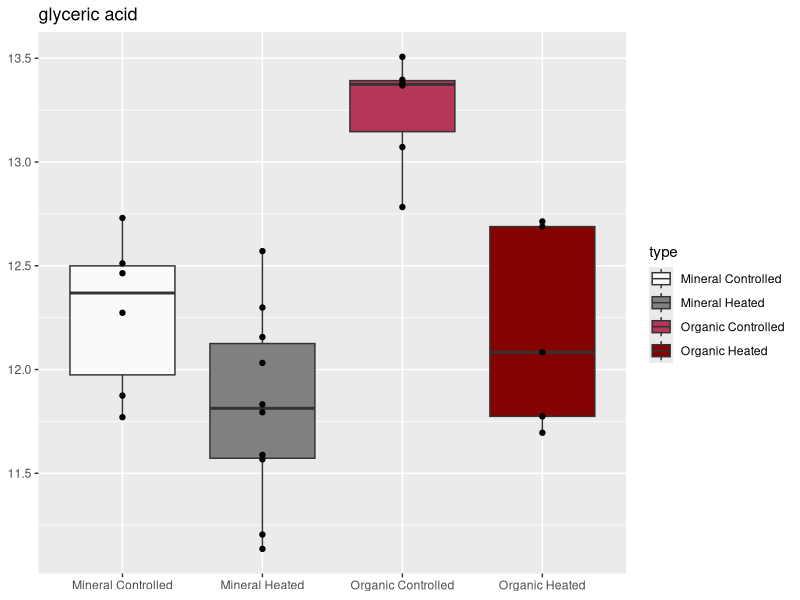
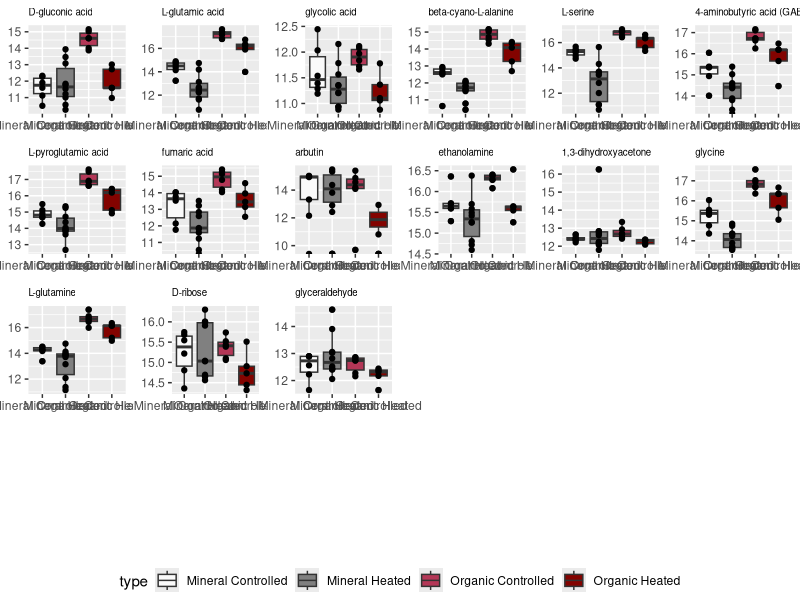
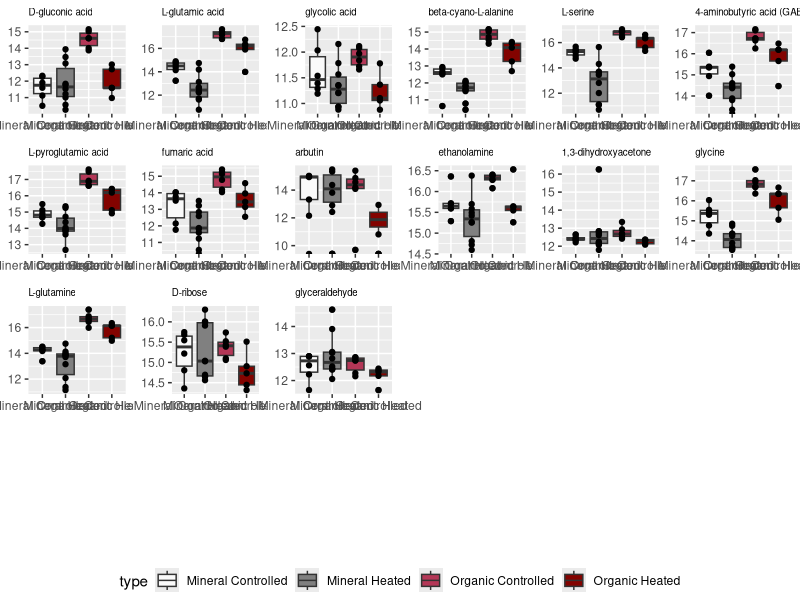
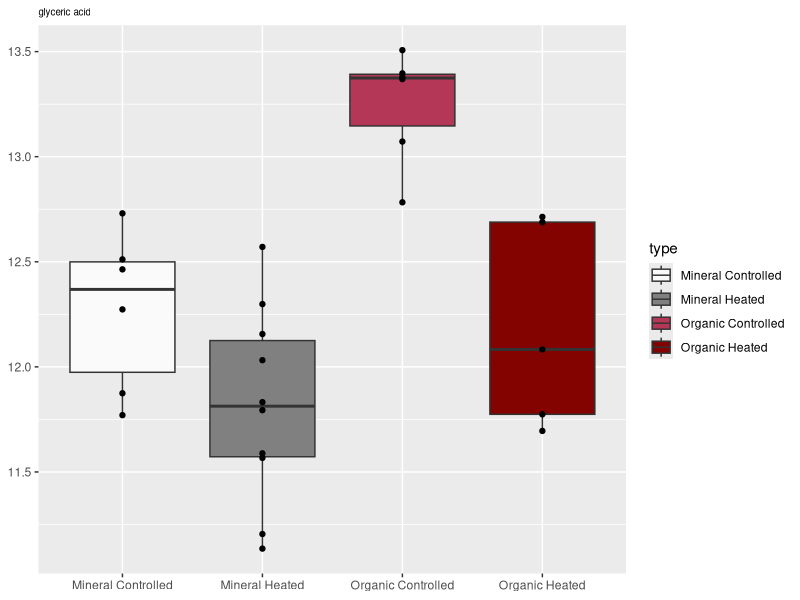
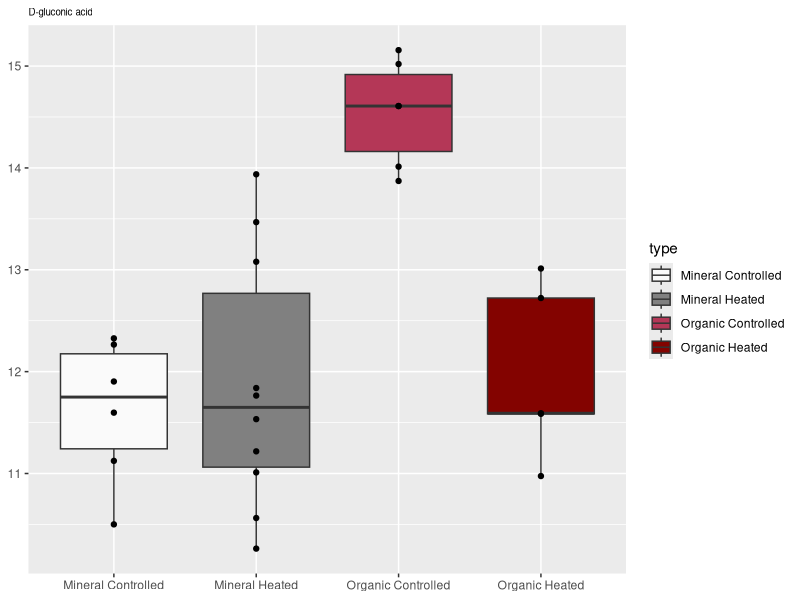
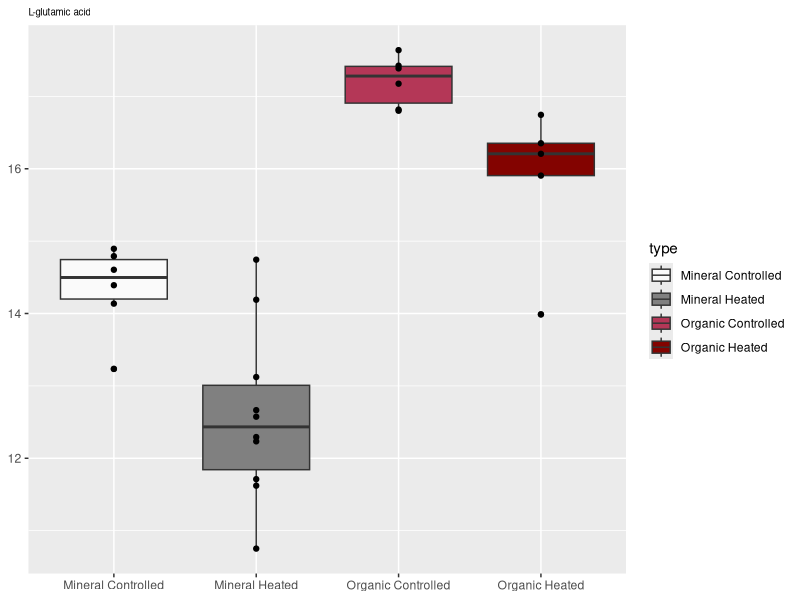
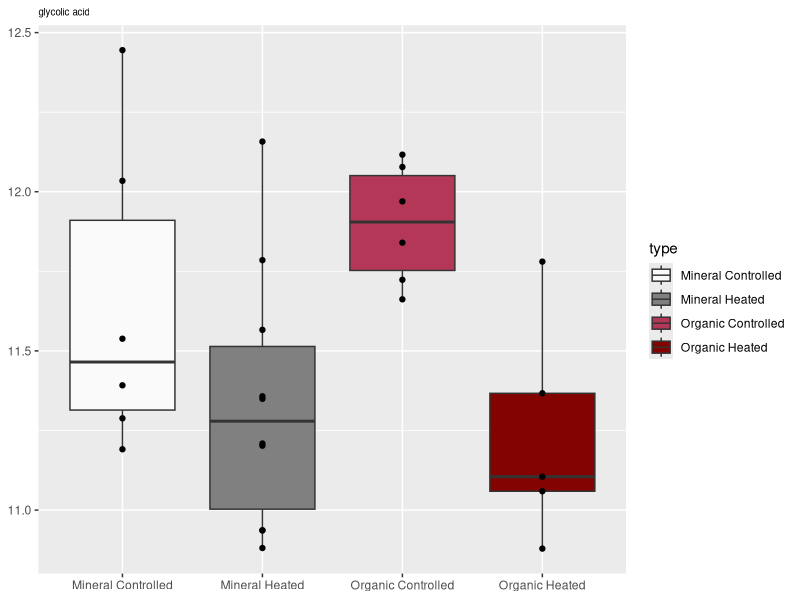
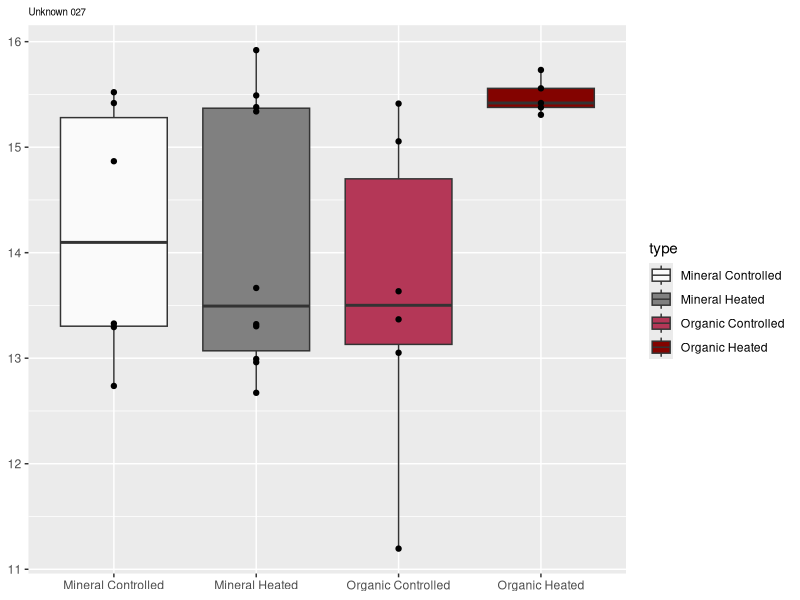

Recreate these plots in R, in order.
## ---- chunk 1
knitr::opts_chunk$set(echo = TRUE)
## ---- chunk 2
library(tidyverse)
library(ggplot2)
library(data.table)
data <- as.data.frame(read.csv("EMSL_PNNL.csv"), header=TRUE)
new_data <- data[c(36,17,47,39,110,12,103,55,7,124,54,181,27,138,10,141,87,118,209,26,132,1,38,48,125,23,123,35,90,6,63),]
rownames(new_data) <- 1:nrow(new_data)
## ---- chunk 3
plot_list = list()
for (i in 1:31) {
  data_i <- new_data[i,]
  data_i_w <- data_i %>% gather("M_C_4_AB",	"M_C_7_AB",	"M_C_12_AB",	"M_C_14_AB",	"M_C_19_AB",	"M_C_30_AB",	"M_H_2_AB",	"M_H_2B",	"M_H_4_AB",	"M_H_11_AB",	"M_H_17_AB",	"M_H_26_AB",	"M_H_28_AB",	"M_H_30_AB",	"M_H_32_AB",	"M_H_34_AB",	"O_C_4_AB",	"O_C_12_AB",	"O_C_14_AB",	"O_C_19_AB",	"O_C_27_AB",	"O_C_34_AB",	"O_H_2_AB",	"O_H_4_AB",	"O_H_11_AB",	"O_H_17_AB",	"O_H_32_AB", key="type", value="frequencies")
  data_i_w$type <- c("Mineral Controlled", "Mineral Controlled", "Mineral Controlled", "Mineral Controlled", "Mineral Controlled", "Mineral Controlled", "Mineral Heated", "Mineral Heated", "Mineral Heated", "Mineral Heated", "Mineral Heated", "Mineral Heated", "Mineral Heated", "Mineral Heated", "Mineral Heated", "Mineral Heated", "Organic Controlled", "Organic Controlled", "Organic Controlled", "Organic Controlled", "Organic Controlled", "Organic Controlled", "Organic Heated", "Organic Heated", "Organic Heated", "Organic Heated", "Organic Heated")
 p = ggplot(data_i_w, aes(x=type, y=log(frequencies), fill=type, show.legend=FALSE)) +
        geom_boxplot() +
        scale_fill_manual(values=c("#FAFAFA", "#808080","#B43757", "#830300")) +
        scale_alpha(range=c(.1, .1, .2, 1.)) +
        geom_point(show.legend = FALSE) +
        labs(title=new_data[i,1]) +
        theme(plot.title = element_text(size=7)) +
        theme(axis.title.x=element_blank(),
        axis.title.y=element_blank())
  plot_list[[i]] = p
}
## ---- chunk 4
pdf("organic_metabolites_plots.pdf")
for (i in 1:31) {
      print(i)
      print(plot_list[[i]])
}
dev.off()
## ---- chunk 5
p1 <- plot_list[[1]]  ### glyceric acid
p1 + theme(plot.title = element_text(size=13))
p2 <- plot_list[[2]]  ### D-glucagonic acid
p3 <- plot_list[[3]]  ### L-glutamic acid
p4 <- plot_list[[4]]  ### glycolic acid
p6 <- plot_list[[6]]  ### beta-cyano-L-alanine 
p8 <- plot_list[[8]]  ### L-serine
p9 <- plot_list[[9]]  ### GABA 1 ROW REMOVED
p11 <- plot_list[[11]] ### L-pyroglutamic acid
p13 <- plot_list[[13]] ## fumaric acid 1 REMOVED ROW
p15 <- plot_list[[15]] ### arbutin 8 ROWS REMOVED
p20 <- plot_list[[20]] ### ethanolamine
p22 <- plot_list[[22]] ### 1,3-dihydroxyacetone
p23 <- plot_list[[23]] ### glycine
p24 <- plot_list[[24]] ### L-glutamine
p26 <- plot_list[[26]] ### D-ribose
p28 <- plot_list[[28]] ### glyceraldehyde
p30 <- plot_list[[30]] ### 3-hydroxybutyric acid
p31 <- plot_list[[31]] ### melezitose
## ---- chunk 6
library(gridExtra)
library(grid)


grid_arrange_shared_legend <- function(..., ncol = length(list(...)), nrow = 1, position = c("bottom", "right")) {

  plots <- list(...)
  position <- match.arg(position)
  g <- ggplotGrob(plots[[1]] + theme(legend.position = position))$grobs
  legend <- g[[which(sapply(g, function(x) x$name) == "guide-box")]]
  lheight <- sum(legend$height)
  lwidth <- sum(legend$width)
  gl <- lapply(plots, function(x) x + theme(legend.position="none"))
  gl <- c(gl, ncol = ncol, nrow = nrow)

  combined <- switch(position,
                     "bottom" = arrangeGrob(do.call(arrangeGrob, gl),
                                            legend,
                                            ncol = 1,
                                            heights = unit.c(unit(1, "npc") - lheight, lheight)),
                     "right" = arrangeGrob(do.call(arrangeGrob, gl),
                                           legend,
                                           ncol = 2,
                                           widths = unit.c(unit(1, "npc") - lwidth, lwidth)))

  grid.newpage()
  grid.draw(combined)

  # return gtable invisibly
  invisible(combined)

}


plot_all <- grid_arrange_shared_legend(p2,p3,p4,p6,p8,p9,p11,p13,p15,p20,p22,p23,p24,p26, p28, ncol = 6, nrow = 4)
plot(plot_all)
